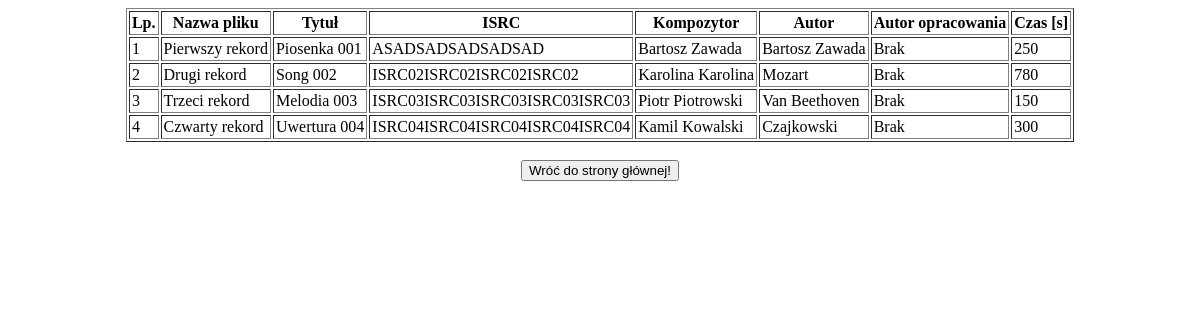
The app's page /music.php with its own data.
### tables this page shows
CREATE TABLE `Music`
(
  `music_id` Int NOT NULL AUTO_INCREMENT,
  `file_name` Varchar(256) NOT NULL,
  `title` Varchar(256) NOT NULL,
  `ISRC` Varchar(256) NOT NULL,
  `composer` Varchar(256) NOT NULL,
  `author` Varchar(256) NOT NULL,
  `author_2` Varchar(256) NOT NULL,
  `time` Int NOT NULL,
  PRIMARY KEY (`music_id`)
);

### music.php (the view, shortened to what this page needs)
<?php
	require_once "connect.php";
?>
<!DOCTYPE HTML>
<html lang="pl">
	<head>
		<link rel="stylesheet" type="text/css" href="style.php"/>
	</head>
<body>
<?php
	$polaczenie = @new mysqli($host, $db_user, $db_password, $db_name);
	$sql = "SELECT * FROM music";
	$wynik = $polaczenie->query($sql);
	echo '<table cellpadding=2 border=1 class="center"';
		echo "<tr>";
		echo "<th>Lp.</th>";
		echo "<th>Nazwa pliku</th>";
		echo "<th>Tytuł</th>";
		echo "<th>ISRC</th>";
		echo "<th>Kompozytor</th>";
		echo "<th>Autor</th>";
		echo "<th>Autor opracowania</th>";
		echo "<th>Czas [s]</th>";
		$lp = 0;
	while($r = $wynik->fetch_assoc()){
		$lp++;
		echo "<tr>";
		echo "<td>".$lp."</td>";
		echo "<td>".$r['file_name']."</td>";
		echo "<td>".$r['title']."</td>";
		echo "<td>".$r['ISRC']."</td>";
		echo "<td>".$r['composer']."</td>";
		echo "<td>".$r['author']."</td>";
		echo "<td>".$r['author_2']."</td>";
		echo "<td>".$r['time']."</td>";
		echo "</tr>";
	}
	echo "</table>";
	echo "<br />";
	echo '<div class="buttons">';
	if(isset($_SESSION['logged'])){
		echo '<a href="homePage.php"><button> Wróć do strony głównej! </button></a> <a href="addMusic.php"><button> Dodaj utwór do bazy danych! </button></a>';
	} else {
		echo '<a href="homePage.php"><button> Wróć do strony głównej! </button></a>';
	}
	echo "</div>";
?>
</body>
</html>

### records on screen
music: file_name "Pierwszy rekord", title "Piosenka 001", ISRC "ASADSADSADSADSAD", composer "Bartosz Zawada", author "Bartosz Zawada", author_2 "Brak", time "250"
music: file_name "Drugi rekord", title "Song 002", ISRC "ISRC02ISRC02ISRC02ISRC02", composer "Karolina Karolina", author "Mozart", author_2 "Brak", time "780"
music: file_name "Trzeci rekord", title "Melodia 003", ISRC "ISRC03ISRC03ISRC03ISRC03ISRC03", composer "Piotr Piotrowski", author "Van Beethoven", author_2 "Brak", time "150"
music: file_name "Czwarty rekord", title "Uwertura 004", ISRC "ISRC04ISRC04ISRC04ISRC04ISRC04", composer "Kamil Kowalski", author "Czajkowski", author_2 "Brak", time "300"
